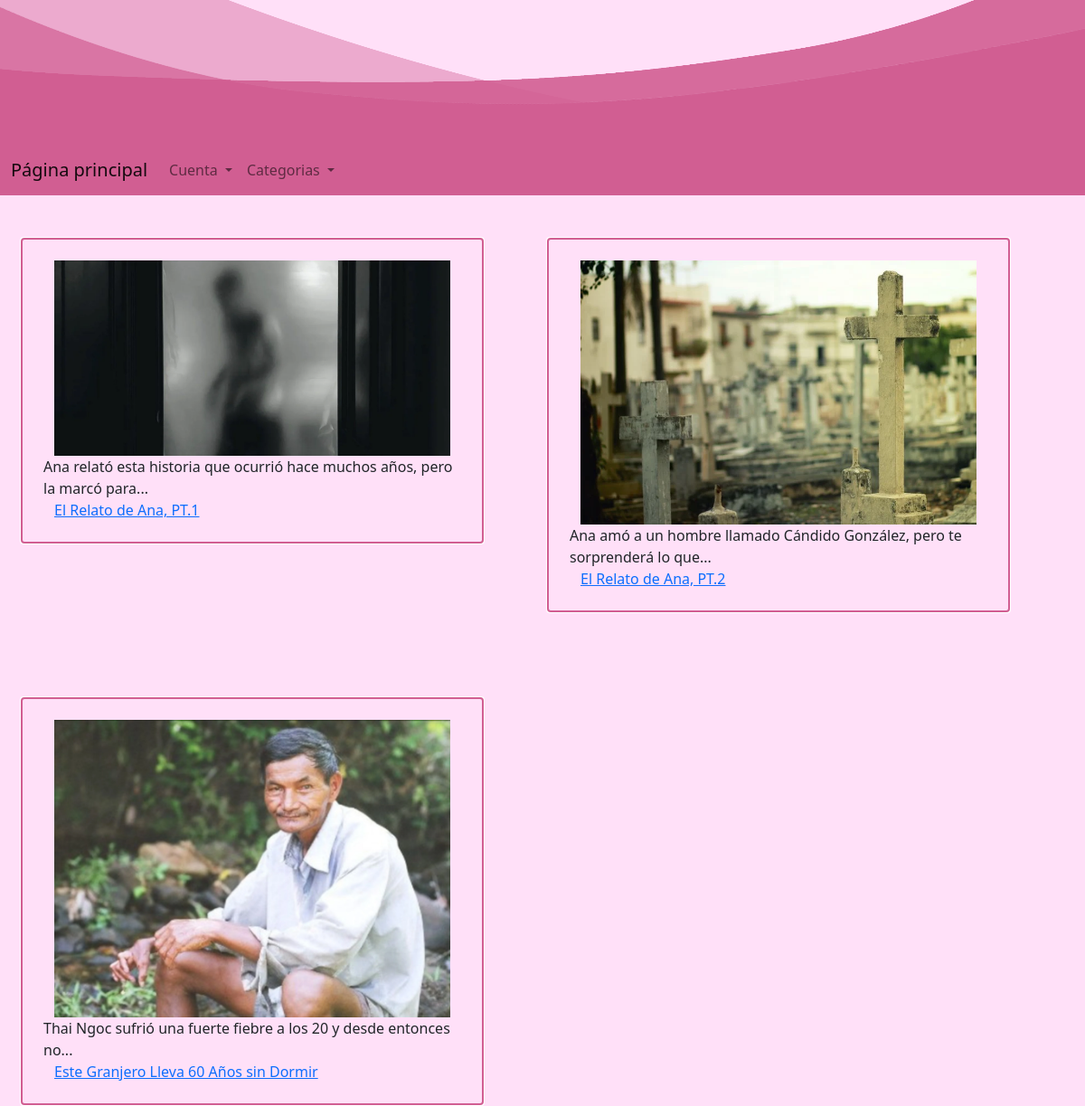
The page /categorias/misterios on the database its author committed.
### app.py (models this page shows)
class Noticia(db.Model):
    __tablename__ = "Noticias"
    id = db.Column(db.Integer, primary_key=True)
    titulo = db.Column(db.String(100), nullable=False)
    imagen = db.Column(db.String(500), nullable=False)
    subtitulo = db.Column(db.String(500), nullable=False)
    resaltado = db.Column(db.String(1000), nullable=False)
    columna1 = db.Column(db.String(3000), nullable=False)
    columna2 = db.Column(db.String(3000), nullable=False)
    categoria = db.Column(db.String(20), nullable=False)

### app.py (the view)
@app.route("/categorias/<categoria>")
def ir_a_categoria(categoria):
    noticias_en_categoria = []
    noticias = Noticia.query.all()
    for noticia in noticias:
        if (noticia.categoria == categoria):
            noticias_en_categoria.append(noticia)
    if not noticias_en_categoria:
        return abort(404)
    return render_template("categorias-base.html", noticias=noticias_en_categoria)

### app.py (called while the page is built)
def resumirSubtitulo(noticia):
    i = 0
    maximoPalabras = 12
    resumido = ''
    for caracter in noticia.subtitulo:
        if (caracter == ' '):
            i +=1
        if (i <= maximoPalabras):
            resumido += caracter
        if (i > maximoPalabras):
            break
    return resumido

### templates/categorias-base.html (shortened to what this page needs)
{% extends "navbar.html" %}
{% block head %}
{{ super() }}
{% endblock %}
{% block body %}
{{super()}}
<div class="row no-outline-row align-items-start">
{% for noticia in noticias %}
    <div class="col-md-6">
        <div class="row" data-aos="fade-up"><img class="news-img" src= '/static/img/{{noticia.imagen}}' >
            {{ resumirSubtitulo(noticia) }}...
            <br>
            <a href="{{url_for('ir_a_noticia',id=(noticia.id))}}">{{ noticia.titulo }}</a>
        </div>
    </div>
{% endfor %}
</div>
{% endblock %}

### static/css/noticias.css (style rules this page uses)
.row { margin-top: 4vw; margin-left: 1vw; margin-bottom: 4vw; padding-top: 2vw; margin-right: 3vw; padding-bottom: 2vw; padding-left: 2vw; padding-right: 2vw; outline: auto; outline-color: #d15e92; }
.no-outline-row { margin-top: 0!important; margin-left: 0!important; margin-bottom: 0!important; padding-top: 0!important; padding-bottom: 0!important; padding-left: 0!important; padding-right: 0!important; outline: none !important; }
body { background: #ffe0f8 !important; }
.news-img { width: inherit; }

### rows shown on the page
Noticia: imagen (picture), subtitulo "Ana relató esta historia que ocurrió hace muchos años, pero la marcó para", titulo "El Relato de Ana, PT.1"
Noticia: imagen (picture), subtitulo "Ana amó a un hombre llamado Cándido González, pero te sorprenderá lo que", titulo "El Relato de Ana, PT.2"
Noticia: imagen (picture), subtitulo "Thai Ngoc sufrió una fuerte fiebre a los 20 y desde entonces no", titulo "Este Granjero Lleva 60 Años sin Dormir"
